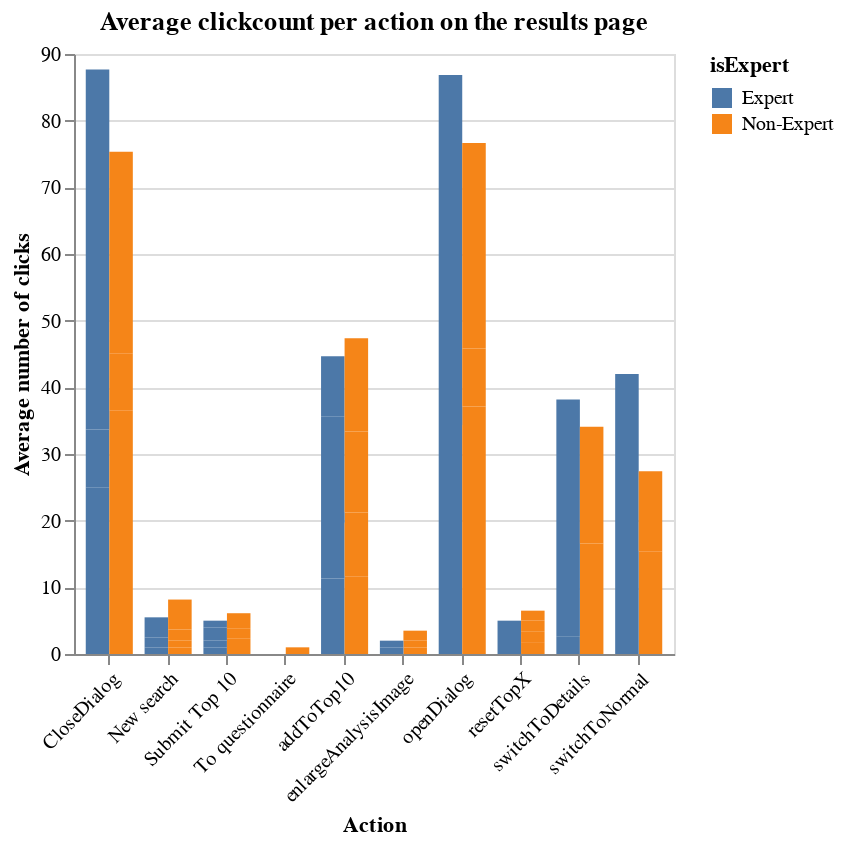

Notebook code cell kept with this figure:
### Code cell
#list all actions on results page
actions = df[df['page'] == 'ResultsPage']

actions = actions.groupby(['userid','actionname', 'version', 'isExpert'])['actionname'].count().reset_index(name='click_count')

actions = actions.groupby(['actionname', 'version', 'isExpert'])['click_count'].mean().reset_index()

#remove the following actions

chart = alt.Chart(actions).mark_bar().encode(
    x=alt.X('actionname:N', title='Action', axis=alt.Axis(labelAngle=-45)),
    y=alt.Y('click_count:Q', title='Average number of clicks'),
    color='isExpert:N',
    xOffset='isExpert:N'
).properties(
    title='Average clickcount per action on the results page',
    width=300
)

chart.save('charts/average_clickcount_results.png')
chart

### Figure 1 — Vega-Lite specification as saved in the notebook (floating-point values rounded to 4 significant figures)
{"config": {"view": {"continuousWidth": 300, "continuousHeight": 300}}, "data": {"name": "data-29e92a119817714d5c3385afc284fe81"}, "mark": {"type": "bar"}, "encoding": {"color": {"field": "isExpert", "type": "nominal"}, "x": {"axis": {"labelAngle": -45}, "field": "actionname", "title": "Action", "type": "nominal"}, "xOffset": {"field": "isExpert", "type": "nominal"}, "y": {"field": "click_count", "title": "Average number of clicks", "type": "quantitative"}}, "title": "Average clickcount per action on the results page", "width": 300, "$schema": "https://vega.github.io/schema/vega-lite/v5.8.0.json", "datasets": {"data-29e92a119817714d5c3385afc284fe81": [{"actionname": "CloseDialog", "version": "HC + EH", "isExpert": "Expert", "click_count": 25.0}, {"actionname": "CloseDialog", "version": "HC + EH", "isExpert": "Non-Expert", "click_count": 14.83}, {"actionname": "CloseDialog", "version": "HC + ES", "isExpert": "Expert", "click_count": 8.667}, {"actionname": "CloseDialog", "version": "HC + ES", "isExpert": "Non-Expert", "click_count": 21.71}, {"actionname": "CloseDialog", "version": "LC + EH", "isExpert": "Expert", "click_count": 17.5}, {"actionname": "CloseDialog", "version": "LC + EH", "isExpert": "Non-Expert", "click_count": 8.571}, {"actionname": "CloseDialog", "version": "LC + ES", "isExpert": "Expert", "click_count": 36.5}, {"actionname": "CloseDialog", "version": "LC + ES", "isExpert": "Non-Expert", "click_count": 30.2}, {"actionname": "New search", "version": "HC + EH", "isExpert": "Expert", "click_count": 1.0}, {"actionname": "New search", "version": "HC + EH", "isExpert": "Non-Expert", "click_count": 1.0}, {"actionname": "New search", "version": "HC + ES", "isExpert": "Expert", "click_count": 1.5}, {"actionname": "New search", "version": "HC + ES", "isExpert": "Non-Expert", "click_count": 1.0}, {"actionname": "New search", "version": "LC + EH", "isExpert": "Expert", "click_count": 2.0}, {"actionname": "New search", "version": "LC + EH", "isExpert": "Non-Expert", "click_count": 1.667}, {"actionname": "New search", "version": "LC + ES", "isExpert": "Expert", "click_count": 1.0}, {"actionname": "New search", "version": "LC + ES", "isExpert": "Non-Expert", "click_count": 4.5}, {"actionname": "Submit Top 10", "version": "HC + EH", "isExpert": "Expert", "click_count": 1.0}, {"actionname": "Submit Top 10", "version": "HC + EH", "isExpert": "Non-Expert", "click_count": 1.2}, {"actionname": "Submit Top 10", "version": "HC + ES", "isExpert": "Expert", "click_count": 1.0}, {"actionname": "Submit Top 10", "version": "HC + ES", "isExpert": "Non-Expert", "click_count": 1.167}, {"actionname": "Submit Top 10", "version": "LC + EH", "isExpert": "Expert", "click_count": 2.0}, {"actionname": "Submit Top 10", "version": "LC + EH", "isExpert": "Non-Expert", "click_count": 1.5}, {"actionname": "Submit Top 10", "version": "LC + ES", "isExpert": "Expert", "click_count": 1.0}, {"actionname": "Submit Top 10", "version": "LC + ES", "isExpert": "Non-Expert", "click_count": 2.25}, {"actionname": "To questionnaire", "version": "LC + ES", "isExpert": "Non-Expert", "click_count": 1.0}, {"actionname": "addToTop10", "version": "HC + EH", "isExpert": "Expert", "click_count": 11.33}, {"actionname": "addToTop10", "version": "HC + EH", "isExpert": "Non-Expert", "click_count": 11.67}, {"actionname": "addToTop10", "version": "HC + ES", "isExpert": "Expert", "click_count": 8.333}, {"actionname": "addToTop10", "version": "HC + ES", "isExpert": "Non-Expert", "click_count": 9.571}, {"actionname": "addToTop10", "version": "LC + EH", "isExpert": "Expert", "click_count": 16.0}, {"actionname": "addToTop10", "version": "LC + EH", "isExpert": "Non-Expert", "click_count": 12.14}, {"actionname": "addToTop10", "version": "LC + ES", "isExpert": "Expert", "click_count": 9.0}, {"actionname": "addToTop10", "version": "LC + ES", "isExpert": "Non-Expert", "click_count": 14.0}, {"actionname": "enlargeAnalysisImage", "version": "HC + EH", "isExpert": "Non-Expert", "click_count": 1.0}, {"actionname": "enlargeAnalysisImage", "version": "HC + ES", "isExpert": "Expert", "click_count": 1.0}, {"actionname": "enlargeAnalysisImage", "version": "HC + ES", "isExpert": "Non-Expert", "click_count": 1.0}, {"actionname": "enlargeAnalysisImage", "version": "LC + ES", "isExpert": "Expert", "click_count": 1.0}, {"actionname": "enlargeAnalysisImage", "version": "LC + ES", "isExpert": "Non-Expert", "click_count": 1.5}, {"actionname": "openDialog", "version": "HC + EH", "isExpert": "Expert", "click_count": 25.33}, {"actionname": "openDialog", "version": "HC + EH", "isExpert": "Non-Expert", "click_count": 14.83}, {"actionname": "openDialog", "version": "HC + ES", "isExpert": "Expert", "click_count": 9.0}, {"actionname": "openDialog", "version": "HC + ES", "isExpert": "Non-Expert", "click_count": 22.29}, {"actionname": "openDialog", "version": "LC + EH", "isExpert": "Expert", "click_count": 16.5}, {"actionname": "openDialog", "version": "LC + EH", "isExpert": "Non-Expert", "click_count": 8.714}, {"actionname": "openDialog", "version": "LC + ES", "isExpert": "Expert", "click_count": 36.0}, {"actionname": "openDialog", "version": "LC + ES", "isExpert": "Non-Expert", "click_count": 30.8}, {"actionname": "resetTopX", "version": "HC + EH", "isExpert": "Non-Expert", "click_count": 1.667}, {"actionname": "resetTopX", "version": "HC + ES", "isExpert": "Expert", "click_count": 3.0}, {"actionname": "resetTopX", "version": "HC + ES", "isExpert": "Non-Expert", "click_count": 1.667}, {"actionname": "resetTopX", "version": "LC + EH", "isExpert": "Expert", "click_count": 2.0}, {"actionname": "resetTopX", "version": "LC + EH", "isExpert": "Non-Expert", "click_count": 1.667}, {"actionname": "resetTopX", "version": "LC + ES", "isExpert": "Non-Expert", "click_count": 1.5}, {"actionname": "switchToDetails", "version": "HC + ES", "isExpert": "Expert", "click_count": 2.667}, {"actionname": "switchToDetails", "version": "HC + ES", "isExpert": "Non-Expert", "click_count": 16.57}, {"actionname": "switchToDetails", "version": "LC + ES", "isExpert": "Expert", "click_count": 35.5}, {"actionname": "switchToDetails", "version": "LC + ES", "isExpert": "Non-Expert", "click_count": 17.5}, {"actionname": "switchToNormal", "version": "HC + ES", "isExpert": "Non-Expert", "click_count": 15.43}, {"actionname": "switchToNormal", "version": "LC + ES", "isExpert": "Expert", "click_count": 42.0}, {"actionname": "switchToNormal", "version": "LC + ES", "isExpert": "Non-Expert", "click_count": 12.0}]}}
